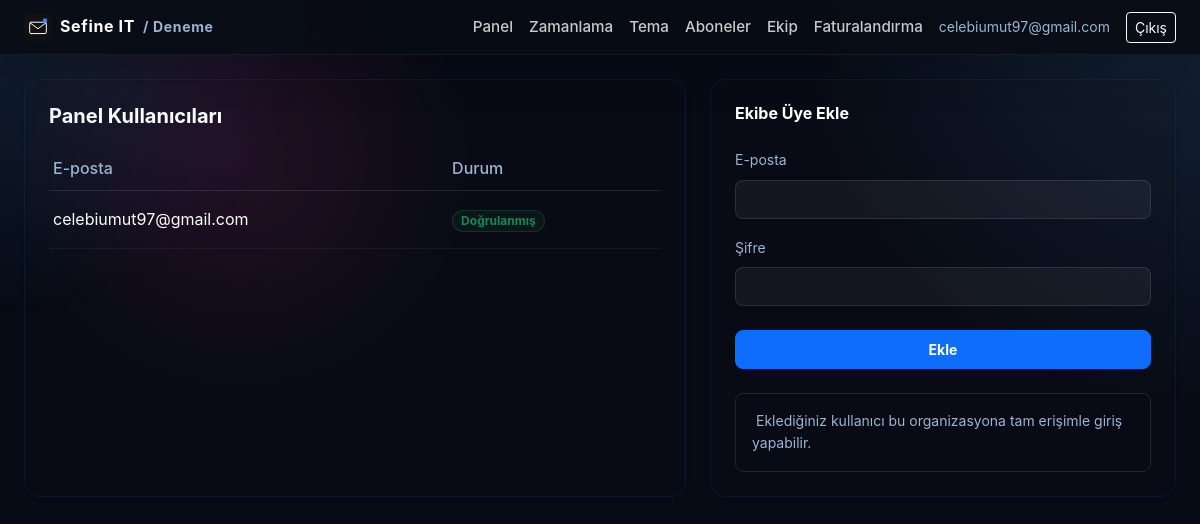
Screenshot of /panel/team (signed in) with the database file from the repository.
### app/models.py (models this page shows)
class Organization(Base):
    __tablename__ = "organizations"
    id = Column(Integer, primary_key=True)
    name = Column(String(200), nullable=False)
    slug = Column(String(200), unique=True, nullable=False)
    brand_name = Column(String(200), nullable=False)  # mail/panelde görünen marka adı
    owner_email = Column(String(255), nullable=False)
    account_type = Column(String(20), default="company", nullable=False)  # company | individual
    sector_id = Column(Integer, ForeignKey("sectors.id"), nullable=True)  # kayıt sırasında seçilen sektör
    mail_theme = Column(String(20), default="klasik", nullable=False)  # klasik | minimal
    mail_accent = Column(String(20), default="#111111", nullable=False)  # bültende kullanılan vurgu rengi (hex)
    created_at = Column(DateTime, default=datetime.utcnow, nullable=False)
    plan = Column(String(30), default="free", nullable=False)  # free | starter | pro
    subscription_status = Column(String(30), default="trialing", nullable=False)
    trial_ends_at = Column(DateTime, nullable=True)
    subscription_expires_at = Column(DateTime, nullable=True)  # Shopier tekrarlayan ödeme yapmadığı için manuel takip edilir
    current_duration_days = Column(Integer, nullable=True)  # 30/90/180/365 - hangi süre paketi aktif, Faturalandırma sayfasında doğru kutuyu "Yenile" göstermek için
    renewal_reminder_sent_at = Column(DateTime, nullable=True)
    api_key = Column(String(64), unique=True, nullable=True)
    mail_theme = Column(String, default="klasik")
    mail_accent = Column(String, default="#000000")

class AdminUser(Base):
    __tablename__ = "admin_users"
    id = Column(Integer, primary_key=True)
    organization_id = Column(Integer, ForeignKey("organizations.id"), nullable=False, index=True)
    email = Column(String(255), unique=True, nullable=False)
    password_hash = Column(String(255), nullable=False)
    email_verified = Column(Boolean, default=False, nullable=False)
    email_verification_token = Column(String(64), nullable=True)

### app/routers/team.py (the view)
@router.get("")
def team_page(request: Request, db: Session = Depends(get_db), error: str | None = None):
    guard, org = _guard(request, db)
    if guard:
        return guard
    if org.account_type == "individual":
        return RedirectResponse(url="/panel", status_code=302)
    admins = db.query(AdminUser).filter(AdminUser.organization_id == org.id).all()
    return templates.TemplateResponse("team.html", {
        "request": request, "user": current_user_email(request), "org": org,
        "admins": admins, "error": error,
    })

### app/templates/team.html (shortened to what this page needs)
{% extends "base.html" %}
{% block content %}
<div class="row g-4">
  <div class="col-md-7">
    <div class="card-corp p-4 h-100 shadow-sm">
      <h5 class="fw-bold mb-4 text-white">Panel Kullanıcıları</h5>
      <table class="table table-sm align-middle mb-0" style="--bs-table-bg: transparent; --bs-table-color: inherit;">
        <thead>
          <tr class="border-bottom border-secondary border-opacity-25">
            <th class="text-secondary fw-medium pb-2">E-posta</th>
            <th class="text-secondary fw-medium pb-2">Durum</th>
            <th class="pb-2"></th>
          </tr>
        </thead>
        <tbody>
        {% for a in admins %}
          <tr class="border-bottom border-secondary border-opacity-10">
            <td class="text-white py-3">{{ a.email }}</td>
            <td class="py-3">
              {% if a.email_verified %}
                <span class="badge bg-success bg-opacity-10 text-success border border-success border-opacity-25 px-2 py-1 rounded-pill">Doğrulanmış</span>
              {% else %}
                <span class="badge bg-secondary bg-opacity-10 text-secondary border border-secondary border-opacity-25 px-2 py-1 rounded-pill">Bekliyor</span>
              {% endif %}
            </td>
            <td class="text-end py-3">
            </td>
          </tr>
        {% endfor %}
        </tbody>
      </table>
    </div>
  </div>
  <div class="col-md-5">
    <div class="card-corp p-4 h-100 shadow-sm">
      <h6 class="fw-bold mb-4 text-white">Ekibe Üye Ekle</h6>
      <form method="post" action="/panel/team/add">
        <div class="mb-3">
          <label class="form-label small text-secondary">E-posta</label>
          <input type="email" name="email" class="form-control form-control-sm custom-input rounded-3 py-2" required>
        </div>
        <div class="mb-4">
          <label class="form-label small text-secondary">Şifre</label>
          <input type="password" name="password" class="form-control form-control-sm custom-input rounded-3 py-2" minlength="8" required>
        </div>
        <button class="btn btn-primary btn-sm w-100 rounded-3 py-2 fw-bold">Ekle</button>
      </form>
      <div class="p-3 border border-secondary border-opacity-25 small mt-4 mb-0 rounded-3 text-secondary bg-transparent">
         Eklediğiniz kullanıcı bu organizasyona tam erişimle giriş yapabilir.
      </div>
    </div>
  </div>
</div>
{% endblock %}

### app/templates/base.html (shortened to what this page needs)
<!DOCTYPE html>
<html lang="tr">
<head>
<link href="https://cdn.jsdelivr.net/npm/bootstrap@5.3.3/dist/css/bootstrap.min.css" rel="stylesheet">
<link href="/static/style.css" rel="stylesheet">
</head>
<body>
{% if user %}
<nav class="navbar navbar-dark navbar-corp">
  <div class="container-fluid px-4">
    <a class="navbar-brand fw-bold d-flex align-items-center gap-2" href="/panel">
      <img src="/static/logo.svg" alt="" height="28">
      {{ brand_name }}{% if org %}<span class="small text-secondary">/ {{ org.name }}</span>{% endif %}
    </a>
    <div class="d-flex align-items-center gap-3">
      <a href="/panel" class="nav-link-corp">Panel</a>
      <a href="/panel/schedule" class="nav-link-corp">Zamanlama</a>
      <a href="/panel/theme" class="nav-link-corp">Tema</a>
      {% if org and org.account_type == 'individual' %}
        <a href="/panel/my-categories" class="nav-link-corp">Kategorilerim</a>
      {% else %}
        <a href="/panel/subscribers" class="nav-link-corp">Aboneler</a>
        <a href="/panel/team" class="nav-link-corp">Ekip</a>
      {% endif %}
      <a href="/panel/billing" class="nav-link-corp">Faturalandırma</a>
      <span class="text-secondary small">{{ user }}</span>
      <a href="/logout" class="btn btn-sm btn-outline-light">Çıkış</a>
    </div>
  </div>
</nav>
{% endif %}
<div class="container-fluid px-4 py-4">
{% block content %}{% endblock %}
</div>
</body>
</html>

### app/static/style.css (style rules this page uses)
:root { --bg-base: #070b16; --bg-layer: radial-gradient(circle at top right, rgba(96,180,255,0.14), transparent 28%), radial-gradient(circle at 20% 20%, rgba(225,47,145,0.14), transparent 20%), #070b16; --surface: rgba(15, 23, 40, 0.96); --surface-soft: rgba(13, 18, 32, 0.9); --surface-border: rgba(255,255,255,0.08); --text-primary: #e8eef8; --text-secondary: #9db4d1; --text-muted: #7d8fa8; --accent: #60b4ff; --accent-strong: #3f7fff; --accent-soft: rgba(96,180,255,0.16); --success: #34d399; --warning: #fbbf24; --danger: #fb7185; --shadow: 0 28px 80px rgba(0,0,0,0.28); }
* { box-sizing: border-box; }
html, body { min-height: 100%; }
body { margin: 0; font-family: 'Inter', -apple-system, BlinkMacSystemFont, 'Segoe UI', Roboto, Arial, sans-serif; background: var(--bg-layer); color: var(--text-primary); line-height: 1.6; -webkit-font-smoothing: antialiased; text-rendering: optimizeLegibility; }
body::before { content: ''; position: fixed; inset: 0; background: radial-gradient(circle at top left, rgba(96,180,255,0.12), transparent 22%), radial-gradient(circle at bottom right, rgba(255,255,255,0.08), transparent 18%); pointer-events: none; z-index: 0; }
nav.navbar-corp { background: rgba(8, 12, 21, 0.92); backdrop-filter: blur(18px); box-shadow: 0 18px 40px rgba(0,0,0,0.16); border-bottom: 1px solid rgba(255,255,255,0.06); position: sticky; top: 0; z-index: 50; }
.navbar-brand { color: #fff; font-size: 1rem; letter-spacing: 0.04em; }
.nav-link-corp { color: rgba(255,255,255,0.78); text-decoration: none; font-size: 0.95rem; font-weight: 500; }
.card-corp { background: var(--surface); border: 1px solid var(--surface-border); border-radius: 24px; box-shadow: var(--shadow); color: var(--text-primary); }
.card-corp h6, .card-corp h5, .card-corp h4 { color: #fff; }
.text-secondary { color: var(--text-secondary) !important; }

### app/templates/team.html (style rules this page uses)
.card-corp { background: rgba(16, 19, 22, 0.12) !important; border: 1px solid rgba(13, 110, 253, 0.12); border-radius: 16px; transition: all 0.3s ease; }
.custom-input { background-color: rgba(255, 255, 255, 0.05) !important; border: 1px solid rgba(255, 255, 255, 0.15) !important; color: white !important; transition: all 0.3s ease; }

### rows the page displays
Organization: name "Deneme"
AdminUser: email "celebiumut97@gmail.com", email_verified "Doğrulanmış"

### other values shown
{{ brand_name }} "Sefine IT"
{{ user }} "celebiumut97@gmail.com"
